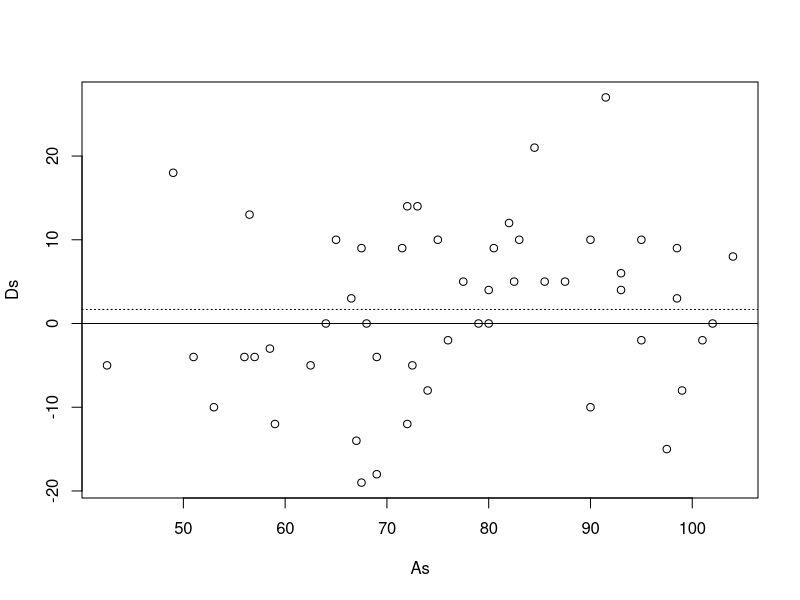

This figure's R source: (Note: this script raises an error after producing the figure.)
#R Program 81 - LUIZ
S1=c(100,58	,95	,55	,79	,95	,60	,88	,68	,94	,60	,64	,88	,57	,
66	,67	,76	,95	,85	,105	,80	,85	,82	,102	,100	,75	,40	,70	,63	,103	,95	,
80	,72	,68	,48	,70	,90	,60	,80	,96	,54	,80	,88	,70	,90	,79	,
100	,85	,108	,53	,58	,49	)


S2=c(97	,77	,74	,59	,79	,85	,78	,78	,68	,96	,74	,64	,76	,60	,78	,71	,67	,103	,95	,78	,70	,80	,78	,102	,102	,77	,
45	,60	,50	,94	,91	,66	,63	,65	,58	,75	,105	,65	,80	,90	,58	,75	,
83	,78	,85	,65	,90	,76	,100	,65	,40	,53	)



#############################################################

X=S1
Y=S2

n=length(X)

As=(Y+X)/2
Ds=(X-Y)
plot(As,Ds)
abline(h=0)
abline(h=mean(Ds), lty=3)
Cs=As-mean(As)
SLR=lm(Ds~Cs)
summary(SLR)


#            Estimate Std. Error t value Pr(>|t|)  
#(Intercept) -0.23333    0.97874  -0.238   0.8133  
#Cs           0.09250    0.04991   1.853   0.0744 .


to=c(0,0)
t1=c(0,0)
summary(SLR)$coefficients[,3]
dist = sum(summary(SLR)$coefficients[,3]^2)


dist = sum(summary(SLR)$coefficients[,3]^2)
to[2]=summary(SLR)$coefficients[5]
t1[2]=summary(SLR)$coefficients[6]
r =SQRT(2*qf(0.95,2,n-2))
tcrit=qt(0.95,n-1)

as.numeric(abs(to[2])<=tcrit)
as.numeric(abs(t1[2])<=tcrit)
as.numeric(dist<=r)
#############################################################



plot(x=to,y=t1, xlim=c(-6,6),ylim=c(-6,6))
abline(h=0,col=2,lty=2)
abline(v=0,col=2,lty=2)



zone=qt(0.95,n-1)
abline(h=zone,col=3,lty=2)
abline(h=-zone,col=3,lty=2)
abline(v=zone,col=3,lty=2)

abline(v=-zone,col=3,lty=2)
